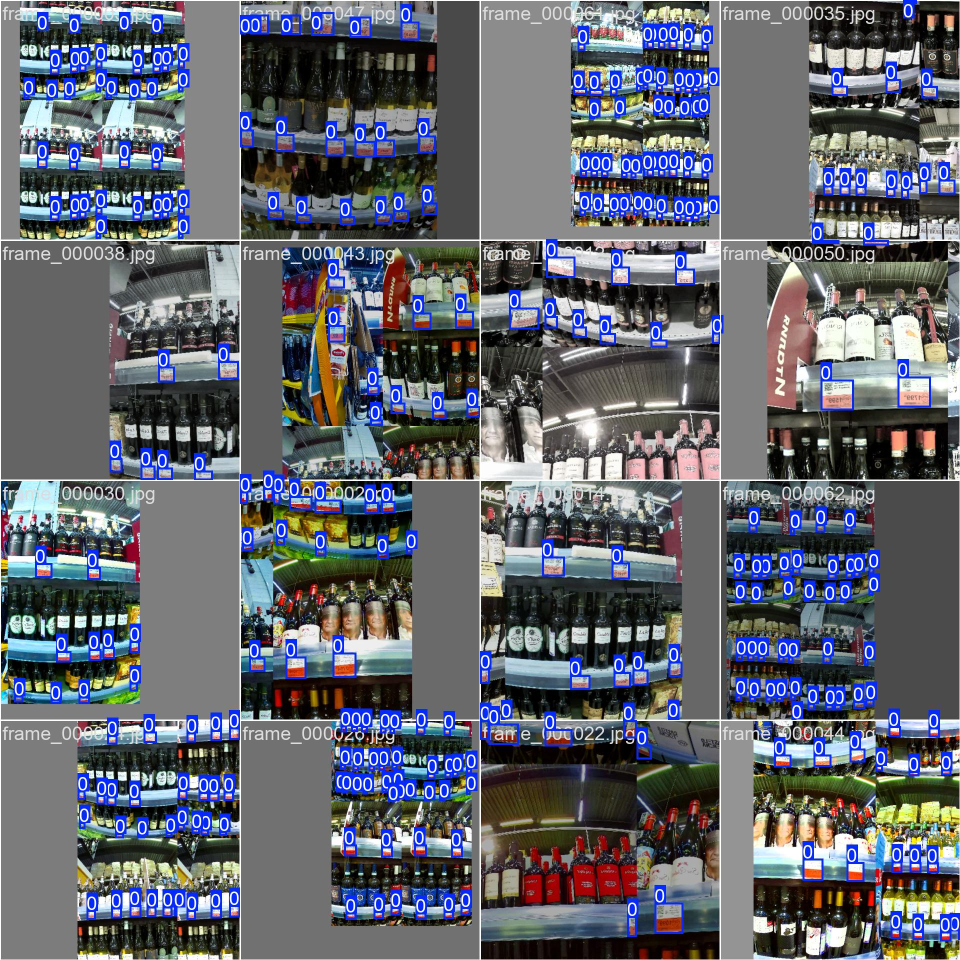
#> input picture runs/detect/train/train_batch0.jpg, 1920 x 1920 px (shown at 1/2 size)
$ python -i image_processing.py   (imports and definitions only)   (older library calls are emulated)
#> lines starting #> are read from the running program, lines starting #| are printed output that depends on the picture; after the words box and inside, x2 and y2 are one past the last pixel; in counts of white or black regions, pixels touching at a corner belong together
#> further down, picture is the input picture: shape (1920, 1920, 3); mean B, G, R 110.9, 101.4, 98.1
from __future__ import annotations

from dataclasses import dataclass, field
from typing import Any, Sequence

import cv2
import numpy as np
from numpy.typing import NDArray

from app.schemas.detections import BoundingBox, CropQuality

FrameArray = NDArray[np.uint8]


# [5 lines that did not run here, left out]


# [86 lines left out: functions resize_to_max_width, bbox_iou, clip_bbox_to_frame, expand_and_clip_bbox, non_max_suppress_boxes, not called in this run]


def build_candidate_masks(
    frame: FrameArray,
) -> tuple[NDArray[np.uint8], NDArray[np.uint8], NDArray[np.uint8]]:
    blurred = cv2.GaussianBlur(frame, (5, 5), 0)
    hsv = cv2.cvtColor(blurred, cv2.COLOR_BGR2HSV)
#> hsv: shape (1920, 1920, 3); mean H, S, V 54.6, 68.3, 121.2

    white_mask = cv2.inRange(hsv, (0, 0, 145), (180, 92, 255))
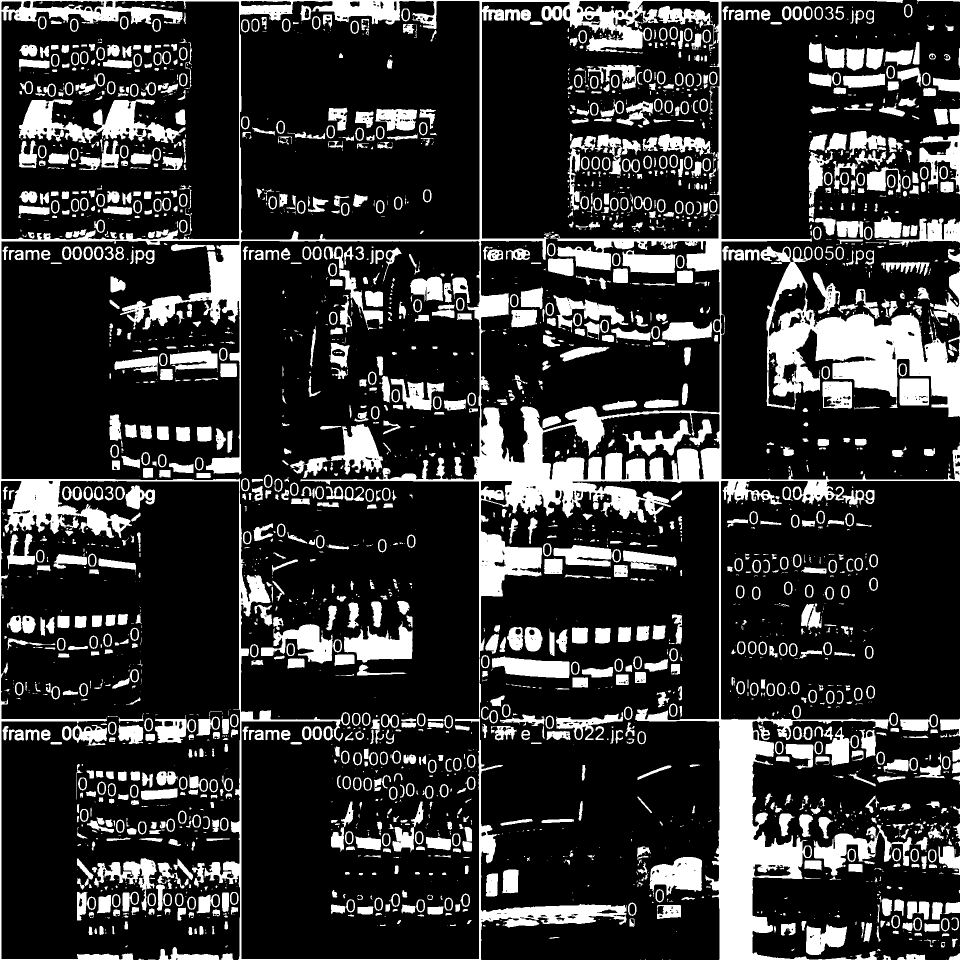
#> white_mask: shape (1920, 1920) (shown at 1/2 size); 20% white; 2815 white regions (1333 under 20 px), largest, box (x1, y1, x2, y2) and area: (0, 0, 1920, 1920) 241728, (1521, 493, 1920, 834) 47096, (38, 198, 371, 286) 13036
    yellow_mask = cv2.inRange(hsv, (12, 55, 110), (40, 255, 255))
#> yellow_mask: shape (1920, 1920); 3% white; 1316 white regions (871 under 20 px), largest, box (x1, y1, x2, y2) and area: (1750, 1602, 1920, 1715) 7412, (631, 588, 690, 854) 5795, (1766, 1779, 1920, 1839) 2888
    orange_mask = cv2.inRange(hsv, (4, 70, 110), (24, 255, 255))
#> orange_mask: shape (1920, 1920); 1.9% white; 1094 white regions (716 under 20 px), largest, box (x1, y1, x2, y2) and area: (632, 588, 690, 853) 5081, (765, 536, 818, 649) 2658, (685, 1222, 725, 1279) 1495
    accent_mask = cv2.bitwise_or(yellow_mask, orange_mask)
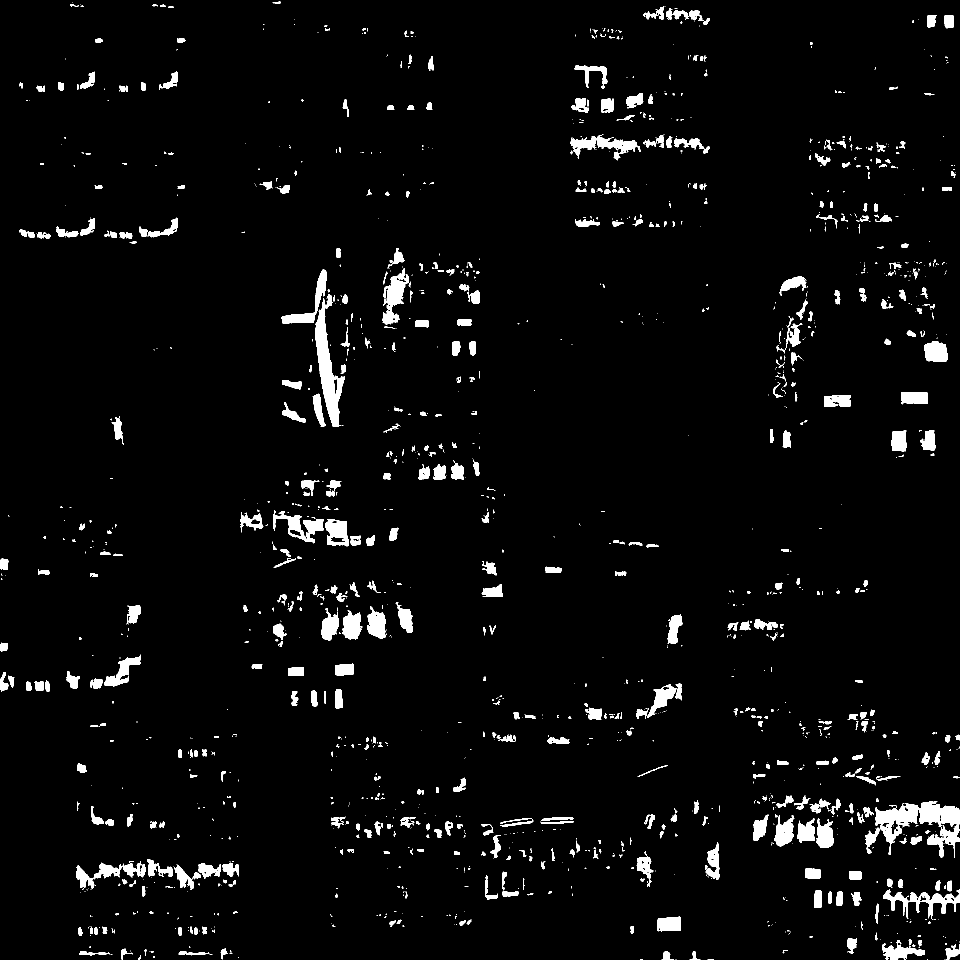
#> accent_mask: shape (1920, 1920) (shown at 1/2 size); 3.8% white; 1532 white regions (950 under 20 px), largest, box (x1, y1, x2, y2) and area: (1750, 1602, 1920, 1715) 7414, (631, 588, 690, 854) 5892, (1766, 1779, 1920, 1839) 2888

    candidate_mask = cv2.bitwise_or(
        white_mask,
        cv2.dilate(accent_mask, np.ones((5, 5), np.uint8), iterations=1),
    )
#> candidate_mask: shape (1920, 1920); 25.3% white; 2480 white regions (934 under 20 px), largest, box (x1, y1, x2, y2) and area: (0, 0, 1920, 1920) 323530, (1521, 493, 1920, 834) 49626, (561, 537, 766, 949) 21165
    candidate_mask = cv2.morphologyEx(
        candidate_mask,
        cv2.MORPH_CLOSE,
        np.ones((13, 5), np.uint8),
        iterations=1,
    )
#> candidate_mask: shape (1920, 1920); 30.7% white; 472 white regions (155 under 20 px), largest, box (x1, y1, x2, y2) and area: (0, 0, 1920, 1920) 892188, (37, 75, 384, 340) 36620, (1136, 129, 1388, 255) 17004
    candidate_mask = cv2.morphologyEx(
        candidate_mask,
        cv2.MORPH_OPEN,
        np.ones((3, 3), np.uint8),
        iterations=1,
    )
#> candidate_mask: shape (1920, 1920); 30.2% white; 844 white regions (175 under 20 px), largest, box (x1, y1, x2, y2) and area: (0, 0, 1920, 1920) 793394, (38, 162, 372, 340) 29033, (660, 1574, 944, 1716) 17218
    candidate_mask = cv2.dilate(candidate_mask, np.ones((3, 3), np.uint8), iterations=1)
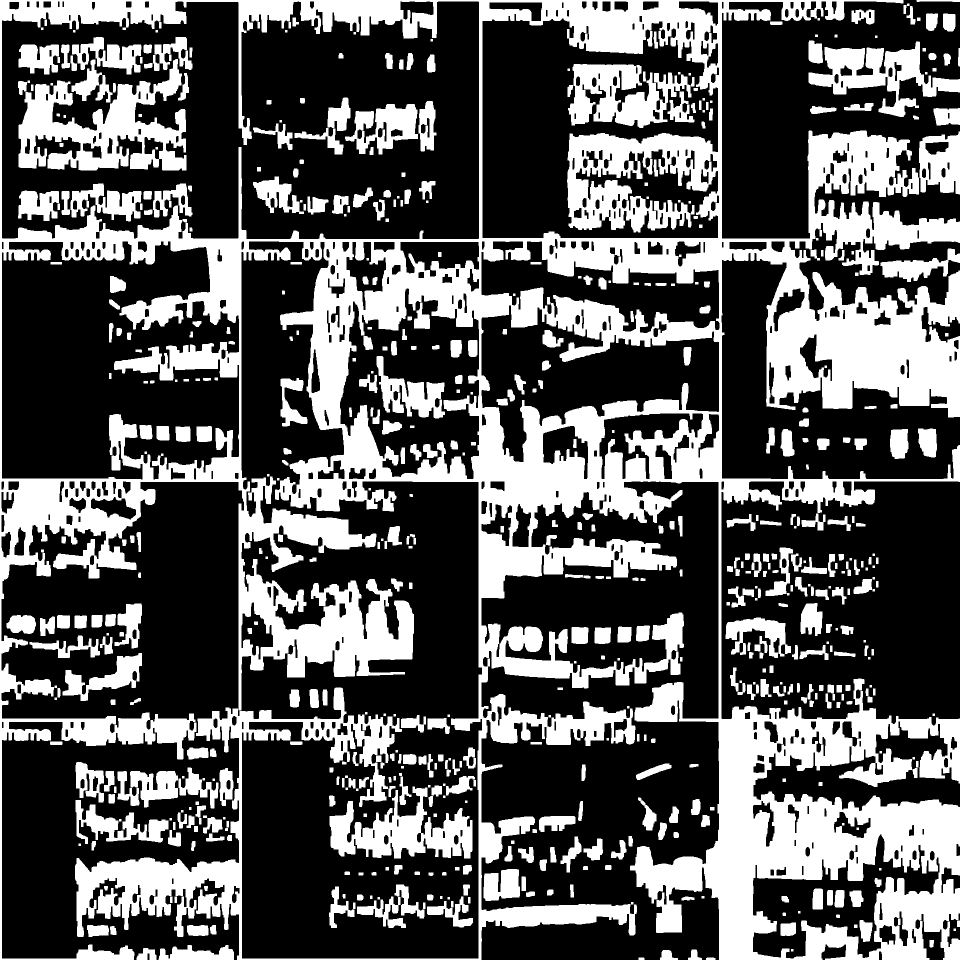
#> candidate_mask: shape (1920, 1920) (shown at 1/2 size); 34.8% white; 632 white regions, largest, box (x1, y1, x2, y2) and area: (0, 0, 1920, 1920) 953738, (37, 118, 373, 341) 35000, (659, 1573, 945, 1717) 19794
    return white_mask, accent_mask, candidate_mask


# [34 lines that did not run here, left out]

>>> import cv2
>>> picture = cv2.imread('../../../runs/detect/train/train_batch0.jpg')
>>> result = build_candidate_masks(picture)

$ run again, on runs/detect/train/train_batch1.jpg
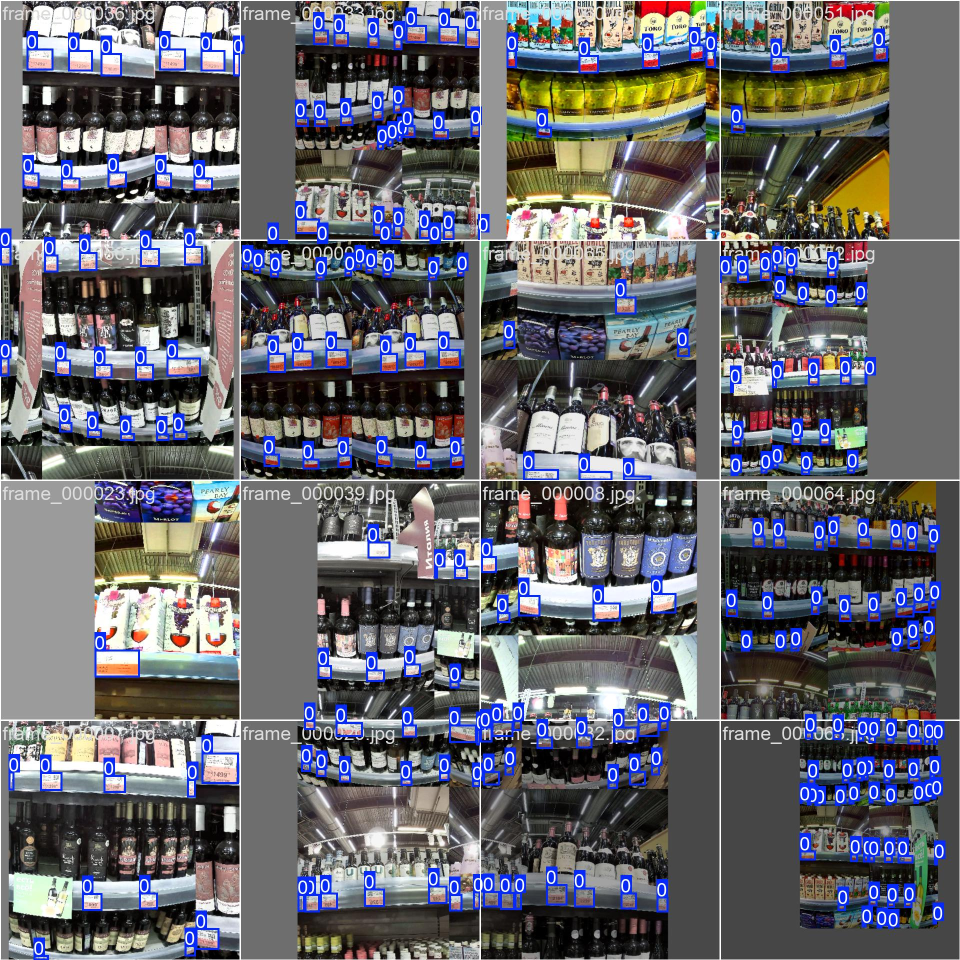
#> input picture runs/detect/train/train_batch1.jpg, 1920 x 1920 px (shown at 1/2 size)
#> picture is the input picture: shape (1920, 1920, 3); mean B, G, R 109.6, 102.6, 102.4
#> hsv: shape (1920, 1920, 3); mean H, S, V 55.9, 61.6, 121.2
#> in build_candidate_masks, `white_mask = cv2.inRange(hsv, (0, 0, 145), (180, 92, 255))`:
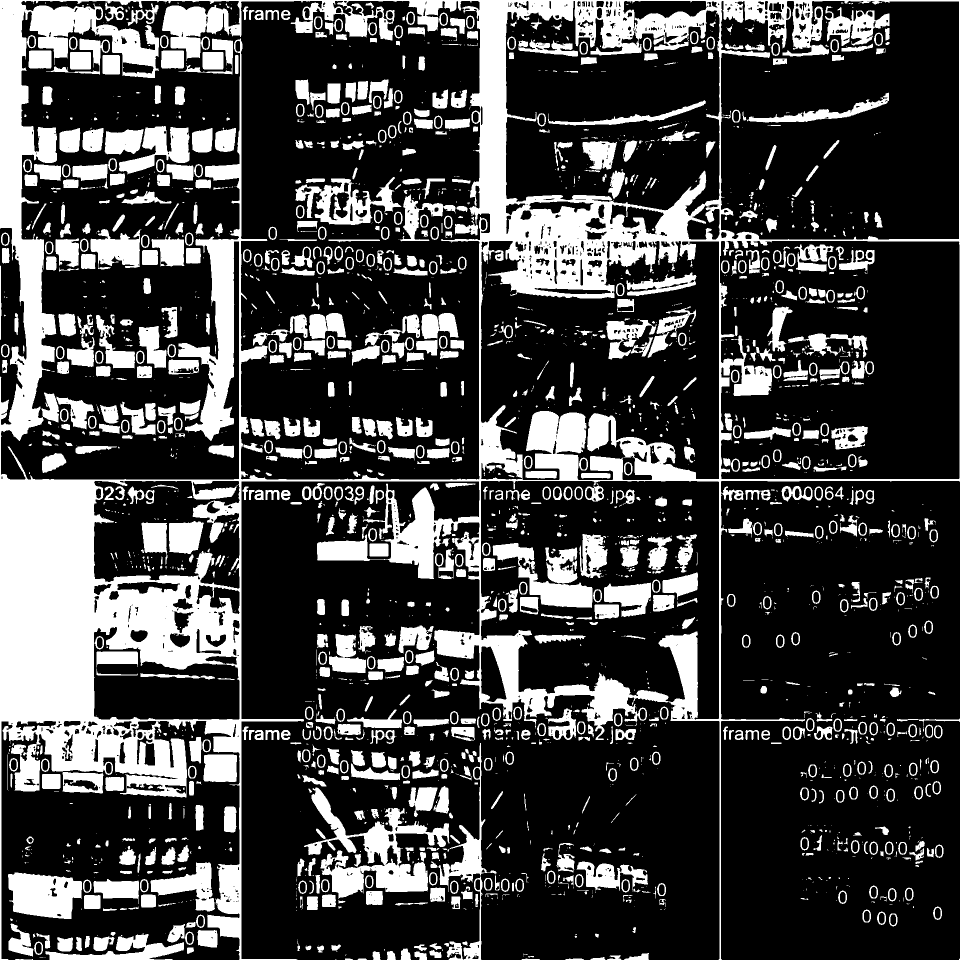
#> white_mask: shape (1920, 1920) (shown at 1/2 size); 26.5% white; 2420 white regions (1204 under 20 px), largest, box (x1, y1, x2, y2) and area: (0, 0, 1920, 1920) 514301, (608, 1575, 899, 1798) 20754, (16, 1745, 164, 1838) 10365
#> yellow_mask: shape (1920, 1920); 4.3% white; 1415 white regions (1016 under 20 px), largest, box (x1, y1, x2, y2) and area: (1103, 137, 1435, 245) 20255, (188, 1005, 479, 1176) 17293, (1012, 271, 1254, 420) 16949
#> orange_mask: shape (1920, 1920); 2.3% white; 1468 white regions (999 under 20 px), largest, box (x1, y1, x2, y2) and area: (1622, 300, 1780, 463) 9801, (1805, 965, 1872, 1022) 1833, (1260, 347, 1336, 402) 1829
#> accent_mask: shape (1920, 1920); 5.1% white; 1704 white regions (1177 under 20 px), largest, box (x1, y1, x2, y2) and area: (1103, 137, 1436, 245) 20268, (188, 1005, 479, 1176) 17380, (1012, 271, 1254, 420) 16958
#> in build_candidate_masks, `candidate_mask = cv2.dilate(candidate_mask, np.ones((3, 3), np.uint8),..`:
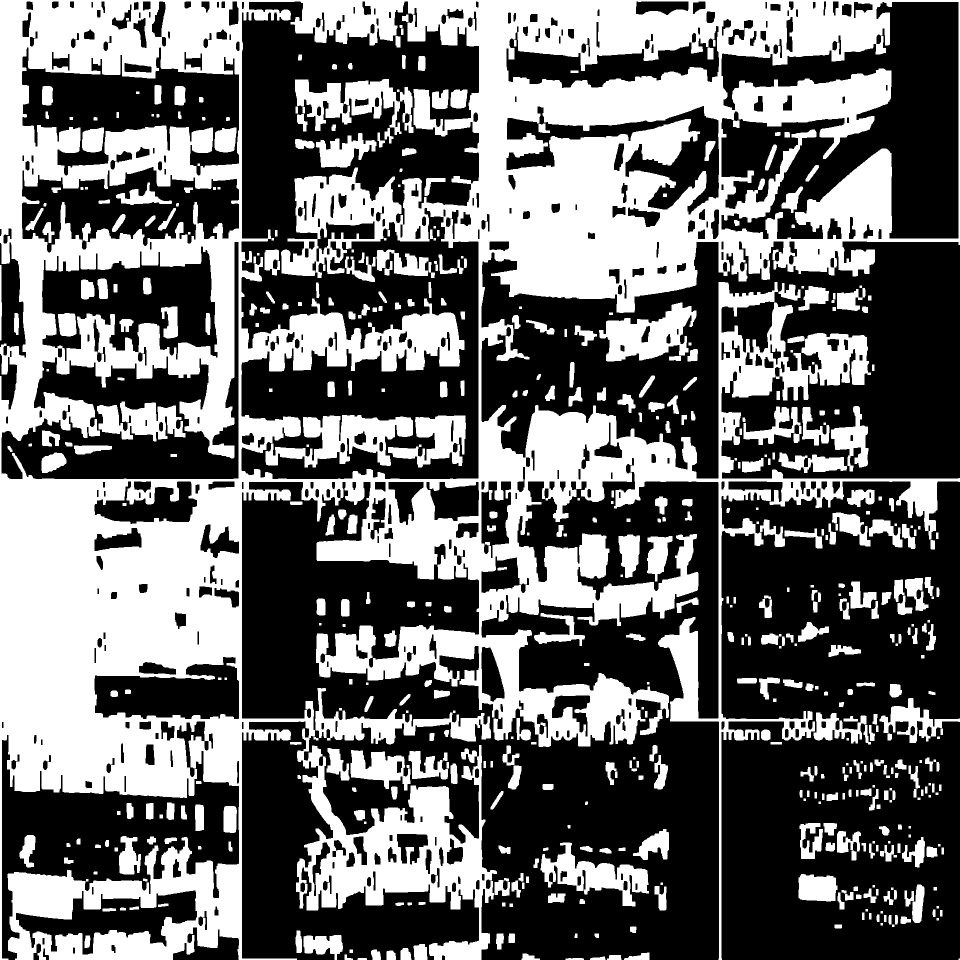
#> candidate_mask: shape (1920, 1920) (shown at 1/2 size); 41.9% white; 574 white regions (1 under 20 px), largest, box (x1, y1, x2, y2) and area: (0, 0, 1920, 1920) 1275986, (531, 830, 826, 935) 15111, (1198, 605, 1393, 723) 12277
